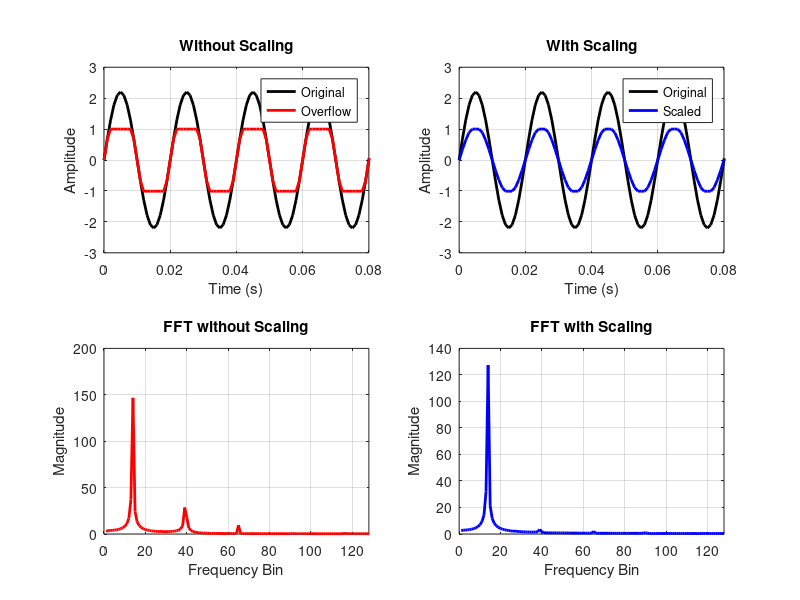

This chart was generated by the following MATLAB code: (Note: this script raises an error after producing the figure.)
clc;
clear;
close all;

%% ==========================================================
% PARAMETERS
%% ==========================================================

Fs = 1000;                 % Sampling frequency
N  = 256;                  % FFT length

t = (0:N-1)/Fs;

%% ==========================================================
% INPUT SIGNAL
%% ==========================================================

A = 2.2;                   % Large amplitude to cause overflow
f = 50;

x = A*sin(2*pi*f*t);

%% ==========================================================
% FIXED-POINT (8-bit)
%% ==========================================================

bits = 8;

scale = 2^(bits-1)-1;

%% ==========================================================
% WITHOUT SCALING
%% ==========================================================

x_noScale = round(x*scale);

x_noScale(x_noScale>127)=127;
x_noScale(x_noScale<-128)=-128;

x_noScale = x_noScale/scale;

%% ==========================================================
% WITH SCALING
%% ==========================================================

ScaleFactor = 2;

x_scale = x/ScaleFactor;

x_scale = round(x_scale*scale);

x_scale(x_scale>127)=127;
x_scale(x_scale<-128)=-128;

x_scale = x_scale/scale;

%% ==========================================================
% FFT
%% ==========================================================

FFT_NoScale = abs(fft(x_noScale));

FFT_Scale = abs(fft(x_scale));

%% ==========================================================
% FIGURE
%% ==========================================================

figure('Position',[100 100 1300 750]);

%%%%%%%%%%%%%%%%%%%%%%%%%%%%%%%%%%%%%%%%%%%%%%%%%%%%%%%%%%%%%%
subplot(2,2,1)

plot(t,x,'k','LineWidth',2)

hold on

plot(t,x_noScale,'r','LineWidth',2)

grid on
box on

xlim([0 0.08])

title('Without Scaling')

xlabel('Time (s)')
ylabel('Amplitude')

legend('Original','Overflow')

%%%%%%%%%%%%%%%%%%%%%%%%%%%%%%%%%%%%%%%%%%%%%%%%%%%%%%%%%%%%%%
subplot(2,2,2)

plot(t,x,'k','LineWidth',2)

hold on

plot(t,x_scale,'b','LineWidth',2)

grid on
box on

xlim([0 0.08])

title('With Scaling')

xlabel('Time (s)')
ylabel('Amplitude')

legend('Original','Scaled')

%%%%%%%%%%%%%%%%%%%%%%%%%%%%%%%%%%%%%%%%%%%%%%%%%%%%%%%%%%%%%%
subplot(2,2,3)

plot(FFT_NoScale,'r','LineWidth',2)

grid on
box on

xlim([0 N/2])

title('FFT without Scaling')

xlabel('Frequency Bin')
ylabel('Magnitude')

%%%%%%%%%%%%%%%%%%%%%%%%%%%%%%%%%%%%%%%%%%%%%%%%%%%%%%%%%%%%%%
subplot(2,2,4)

plot(FFT_Scale,'b','LineWidth',2)

grid on
box on

xlim([0 N/2])

title('FFT with Scaling')

xlabel('Frequency Bin')
ylabel('Magnitude')

%%%%%%%%%%%%%%%%%%%%%%%%%%%%%%%%%%%%%%%%%%%%%%%%%%%%%%%%%%%%%%
sgtitle('Overflow Comparison: Without Scaling vs With Scaling',...
    'FontSize',20,...
    'FontWeight','bold')

%%%%%%%%%%%%%%%%%%%%%%%%%%%%%%%%%%%%%%%%%%%%%%%%%%%%%%%%%%%%%%
annotation('textbox',...
[0.30 0.01 0.42 0.08],...
'String',...
sprintf(['Amplitude = %.1f     Word Length = %d-bit     Scaling Factor = 1/%d'],...
A,bits,ScaleFactor),...
'HorizontalAlignment','center',...
'FontSize',12,...
'BackgroundColor','white',...
'EdgeColor','black');

%%%%%%%%%%%%%%%%%%%%%%%%%%%%%%%%%%%%%%%%%%%%%%%%%%%%%%%%%%%%%%
exportgraphics(gcf,...
'Overflow_vs_Scaling.png',...
'Resolution',300);
